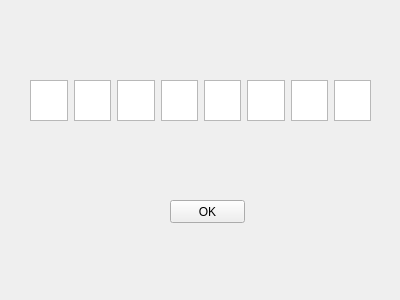
<?xml version="1.0" encoding="UTF-8"?>
<ui version="4.0">
 <class>Form</class>
 <widget class="QWidget" name="Form">
  <property name="geometry">
   <rect>
    <x>0</x>
    <y>0</y>
    <width>400</width>
    <height>300</height>
   </rect>
  </property>
  <property name="windowTitle">
   <string>Form</string>
  </property>
  <widget class="QPushButton" name="pushButton">
   <property name="geometry">
    <rect>
     <x>170</x>
     <y>200</y>
     <width>75</width>
     <height>23</height>
    </rect>
   </property>
   <property name="text">
    <string>OK</string>
   </property>
  </widget>
  <widget class="QWidget" name="horizontalLayoutWidget">
   <property name="geometry">
    <rect>
     <x>30</x>
     <y>80</y>
     <width>341</width>
     <height>41</height>
    </rect>
   </property>
   <layout class="QHBoxLayout" name="horizontalLayout">
    <item>
     <widget class="QTextEdit" name="textEdit"/>
    </item>
    <item>
     <widget class="QTextEdit" name="textEdit_8"/>
    </item>
    <item>
     <widget class="QTextEdit" name="textEdit_2"/>
    </item>
    <item>
     <widget class="QTextEdit" name="textEdit_7"/>
    </item>
    <item>
     <widget class="QTextEdit" name="textEdit_4"/>
    </item>
    <item>
     <widget class="QTextEdit" name="textEdit_5"/>
    </item>
    <item>
     <widget class="QTextEdit" name="textEdit_6"/>
    </item>
    <item>
     <widget class="QTextEdit" name="textEdit_3"/>
    </item>
   </layout>
  </widget>
 </widget>
 <resources/>
 <connections/>
</ui>
